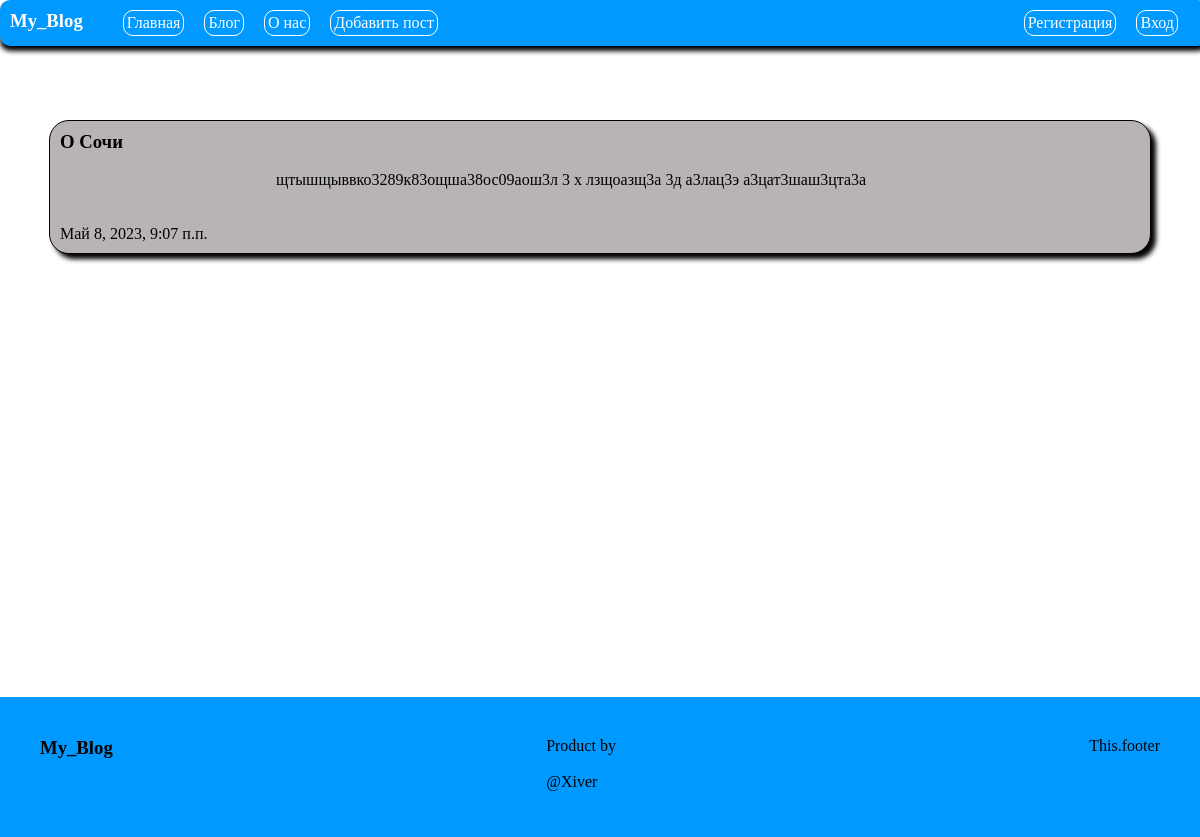
/blog/8, run on the app's committed database.
### blog/models.py (models this page shows, shortened)
class Post(models.Model):
    title = models.CharField('Заголовок', max_length=50)
    anons = models.CharField('Анонс', max_length=250)
    text = models.TextField('Статья')
    date = models.DateTimeField('Дата публикации')
    class Meta:
        verbose_name = 'Новость'
        verbose_name_plural = 'Новости'

### blog/views.py (the view)
# urls.py: path('blog/<int:pk>', views.PostsView.as_view(), name='post'),
class PostsView(DetailView): # Класс динамических страниц,наслед. от DetailView
    model = Post             # Указать модель с которой работаем
    template_name = 'blog/post.html' #Указать какой шаблон будет обрабатывать
    context_object_name = 'post' #Ключ для передачи в шаблон

### blog/templates/blog/post.html (shortened to what this page needs)
{% extends "blog/layout.html" %}
{% block content %}
<main>
    <div class="card">
        <h3>{{ post.title }}</h3><br>
        <div class="text_post">
            <p>{{ post.text }}</p>
        </div><br>
        <p>{{ post.author }}</p><br>
        <p>{{ post.date }}</p>
    </div>
</main>
{% endblock %}

### blog/static/blog/css/style.css (style rules this page uses)
* { margin: 0; padding: 0; }
body { background-color: white; height: 100vh; }
main { min-height: calc(78.4vh - 100px); background-color: white; width: 100%; height: auto; margin-left: auto; margin-right: auto; margin-top: 0; margin-bottom: 20px; padding-top: 100px; padding-bottom: 50px; }
.card { background-color: rgb(185, 180, 180); margin-left: auto; margin-right: auto; width: 90%; border: 1px solid; box-shadow: 5px 5px 5px black; margin-top: 20px; border-radius: 20px; padding: 10px; }
.text_post { width: 60%; margin-left: auto; margin-right: auto; }

### data on the page
Post: title "О Сочи", text "щтышщыввко3289к83ощша38ос09аош3л 3 х лзщоазщ3а 3д а3лац3э а3цат3шаш3цта3а", date "Май 8, 2023, 9:07 п.п."
